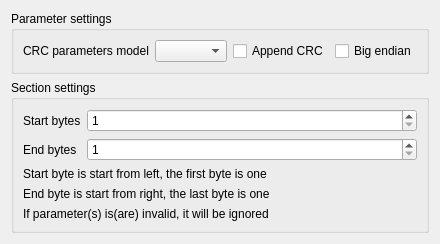
<?xml version="1.0" encoding="UTF-8"?>
<ui version="4.0">
 <class>SAKDebuggerInputCrcSettings</class>
 <widget class="QDialog" name="SAKDebuggerInputCrcSettings">
  <property name="geometry">
   <rect>
    <x>0</x>
    <y>0</y>
    <width>417</width>
    <height>208</height>
   </rect>
  </property>
  <property name="windowTitle">
   <string notr="true">Dialog</string>
  </property>
  <layout class="QVBoxLayout" name="verticalLayout">
   <item>
    <widget class="QGroupBox" name="groupBox">
     <property name="title">
      <string>Parameter settings</string>
     </property>
     <layout class="QHBoxLayout" name="horizontalLayout">
      <item>
       <widget class="QLabel" name="label_6">
        <property name="text">
         <string>CRC parameters model</string>
        </property>
       </widget>
      </item>
      <item>
       <widget class="QComboBox" name="crcParametersModelComboBox"/>
      </item>
      <item>
       <widget class="QCheckBox" name="appendCrcCheckBox">
        <property name="text">
         <string>Append CRC</string>
        </property>
       </widget>
      </item>
      <item>
       <widget class="QCheckBox" name="bigEndianCheckBox">
        <property name="text">
         <string>Big endian</string>
        </property>
       </widget>
      </item>
      <item>
       <spacer name="horizontalSpacer">
        <property name="orientation">
         <enum>Qt::Horizontal</enum>
        </property>
        <property name="sizeHint" stdset="0">
         <size>
          <width>40</width>
          <height>20</height>
         </size>
        </property>
       </spacer>
      </item>
     </layout>
    </widget>
   </item>
   <item>
    <widget class="QGroupBox" name="groupBox_2">
     <property name="title">
      <string>Section settings</string>
     </property>
     <layout class="QGridLayout" name="gridLayout">
      <item row="1" column="1">
       <widget class="QSpinBox" name="endSpinBox">
        <property name="minimum">
         <number>1</number>
        </property>
        <property name="maximum">
         <number>999</number>
        </property>
       </widget>
      </item>
      <item row="0" column="0">
       <widget class="QLabel" name="label">
        <property name="text">
         <string>Start bytes</string>
        </property>
       </widget>
      </item>
      <item row="3" column="0" colspan="2">
       <widget class="QLabel" name="label_4">
        <property name="styleSheet">
         <string notr="true">QLabel {
	color: &quot;red&quot;
}</string>
        </property>
        <property name="text">
         <string>End byte is start from right, the last byte is one</string>
        </property>
       </widget>
      </item>
      <item row="4" column="0" colspan="2">
       <widget class="QLabel" name="label_5">
        <property name="styleSheet">
         <string notr="true">QLabel {
	color: &quot;red&quot;
}</string>
        </property>
        <property name="text">
         <string>If parameter(s) is(are) invalid, it will be ignored</string>
        </property>
       </widget>
      </item>
      <item row="1" column="0">
       <widget class="QLabel" name="label_2">
        <property name="text">
         <string>End bytes</string>
        </property>
       </widget>
      </item>
      <item row="2" column="0" colspan="2">
       <widget class="QLabel" name="label_3">
        <property name="styleSheet">
         <string notr="true">QLabel {
	color: &quot;red&quot;
}</string>
        </property>
        <property name="text">
         <string>Start byte is start from left, the first byte is one</string>
        </property>
       </widget>
      </item>
      <item row="0" column="1">
       <widget class="QSpinBox" name="startSpinBox">
        <property name="sizePolicy">
         <sizepolicy hsizetype="Expanding" vsizetype="Fixed">
          <horstretch>0</horstretch>
          <verstretch>0</verstretch>
         </sizepolicy>
        </property>
        <property name="minimum">
         <number>1</number>
        </property>
        <property name="maximum">
         <number>999</number>
        </property>
       </widget>
      </item>
     </layout>
    </widget>
   </item>
  </layout>
 </widget>
 <resources/>
 <connections/>
</ui>
